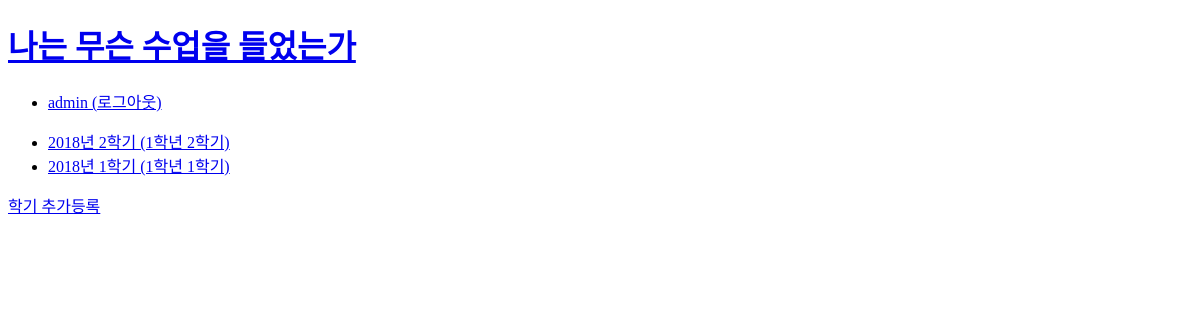
/sju/ (signed in), run on an earlier commit of the app's database.
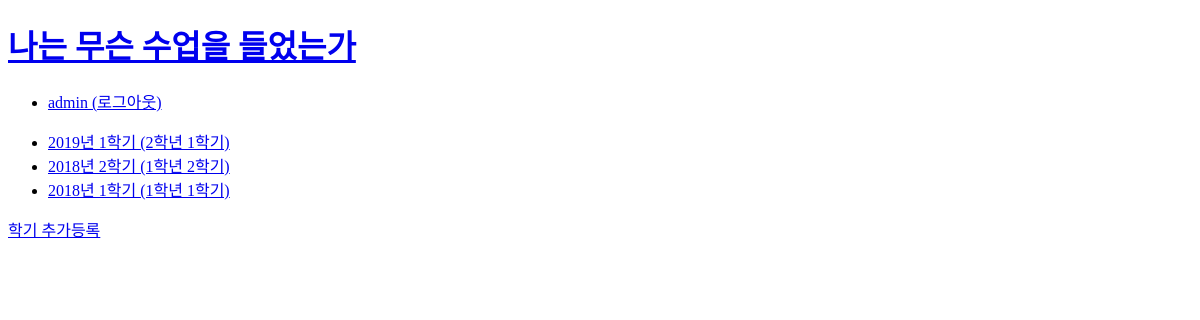
And on a later commit of the database.
### sju/models.py (models this page shows, shortened)
class Semester(models.Model):
    table = models.CharField(max_length=200)                                # 시간표 이름
    credits = models.IntegerField()                                         # 이수 단위
    grade = models.FloatField()                                             # 학점 평점
    create_at = models.DateTimeField()                                      # create 시간
    update_at = models.DateTimeField(null=True, blank=True)                 # update 시간

### sju/views.py (the view)
# urls.py: path('', views.index, name='index'),
def index(request):
    semester_list= Semester.objects.order_by('-table')
    context = {'semester_list': semester_list}
    return render(request, 'sju/semester_list.html', context)

### templates/sju/semester_list.html
{% extends 'base.html' %}
{% block content %}
{% if semester_list %}
    <ul>
        {% for sem in semester_list %}
        <li><a href="{% url 'sju:read' sem.id %}">{{sem.table}}</a></li>
        {% endfor %}
    </ul>
{% else %}
    <p>학교를 아직 안 다녔나보군요?</p>
{% endif %}
<a href="{% url 'sju:semester_create' %}" class="btn btn-primary">학기 추가등록</a>
{% endblock %}

### templates/base.html (shortened to what this page needs)
<!DOCTYPE html>
<html lang="en">
<head>
</head>
<body>
    {% include 'navbar.html'%}
    {% block content %}
    {% endblock %}
</body>
</html>

### templates/navbar.html
<h1><a href="{% url 'sju:index' %}">나는 무슨 수업을 들었는가</a></h1>
<div>
    <ul>
        <li>
        {% if user.is_authenticated %}
        <a href="{% url 'common:logout' %}">{{ user.username }} (로그아웃)</a>
        {% else %}
        <a href="{% url 'common:login' %}">로그인</a>
        {% endif %}
        </li>
    </ul>
</div>

What changed in the data, as far as the page shows it:
added Semester: table "2019년 1학기 (2학년 1학기)"
